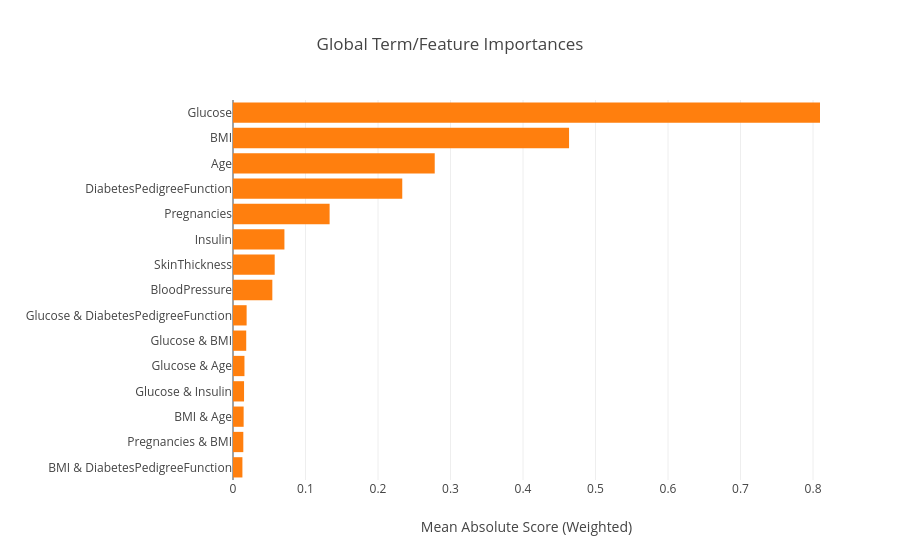
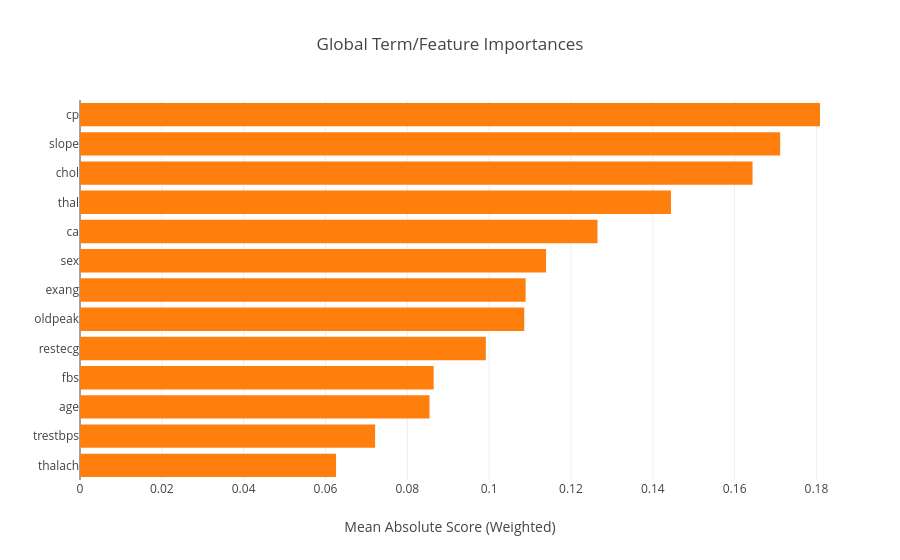
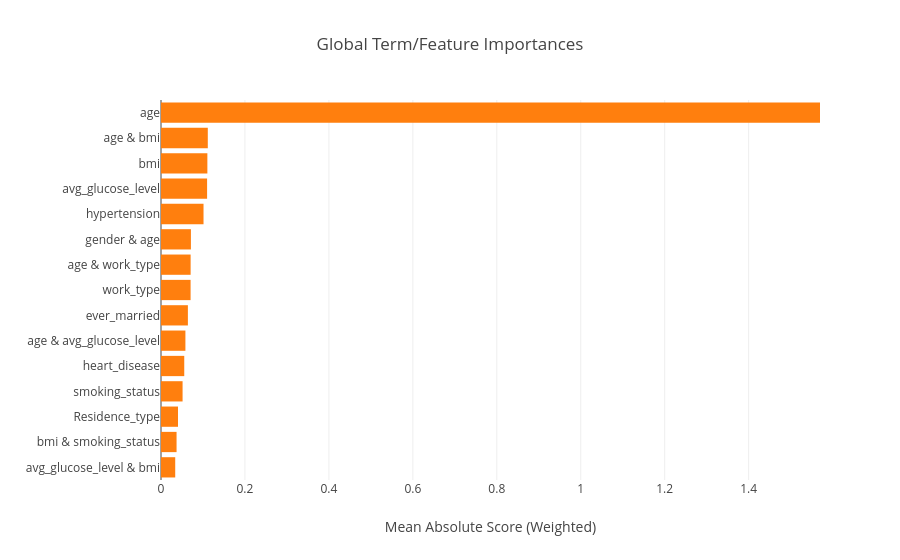

The code cell stored with these charts, in order, in its notebook:
### Code cell
print("🌍 Generating Global Explanation plots (Population-Level Insights)...")
print("-" * 60)

for name, model in trained_models.items():
    # 1. 產生全域解釋物件
    ebm_global = model.explain_global(name=f"{name} Global Analysis")
    
    # 2. 直接呼叫視覺化並顯示 (靜態條形圖)
    print(f"📊 Dataset: {name} | Overall Feature Importance")
    
    # visualize() 會渲染出該資料集的特徵權重排名
    ebm_global.visualize().show()
    
    print("-" * 60)

print("✅ All global feature importance charts have been generated.")

### Figure 1 — Plotly figure (JSON) as saved in the notebook; plotly's stock layout.template omitted (floating-point values rounded to 4 significant figures)
{"data": [{"marker": {"color": ["#ff7f0e", "#ff7f0e", "#ff7f0e", "#ff7f0e", "#ff7f0e", "#ff7f0e", "#ff7f0e", "#ff7f0e", "#ff7f0e", "#ff7f0e", "#ff7f0e", "#ff7f0e", "#ff7f0e", "#ff7f0e", "#ff7f0e"]}, "orientation": "h", "type": "bar", "x": [0.01298, 0.01423, 0.01468, 0.01524, 0.01581, 0.01825, 0.01878, 0.05425, 0.05751, 0.07093, 0.1333, 0.2334, 0.2782, 0.4635, 0.8096], "y": ["BMI & DiabetesPedigreeFunction", "Pregnancies & BMI", "BMI & Age", "Glucose & Insulin", "Glucose & Age", "Glucose & BMI", "Glucose & DiabetesPedigreeFunction", "BloodPressure", "SkinThickness", "Insulin", "Pregnancies", "DiabetesPedigreeFunction", "Age", "BMI", "Glucose"]}], "layout": {"title": {"text": "Global Term/Feature Importances"}, "xaxis": {"range": [0, 0.8096], "title": {"text": "Mean Absolute Score (Weighted)"}}, "yaxis": {"automargin": true, "dtick": 1, "title": {"text": ""}}}}

### Figure 2 — Plotly figure (JSON) as saved in the notebook; plotly's stock layout.template omitted (floating-point values rounded to 4 significant figures)
{"data": [{"marker": {"color": ["#ff7f0e", "#ff7f0e", "#ff7f0e", "#ff7f0e", "#ff7f0e", "#ff7f0e", "#ff7f0e", "#ff7f0e", "#ff7f0e", "#ff7f0e", "#ff7f0e", "#ff7f0e", "#ff7f0e"]}, "orientation": "h", "type": "bar", "x": [0.06259, 0.07213, 0.08543, 0.08644, 0.09919, 0.1086, 0.1089, 0.1139, 0.1265, 0.1445, 0.1644, 0.1711, 0.1809], "y": ["thalach", "trestbps", "age", "fbs", "restecg", "oldpeak", "exang", "sex", "ca", "thal", "chol", "slope", "cp"]}], "layout": {"title": {"text": "Global Term/Feature Importances"}, "xaxis": {"range": [0, 0.1809], "title": {"text": "Mean Absolute Score (Weighted)"}}, "yaxis": {"automargin": true, "dtick": 1, "title": {"text": ""}}}}

### Figure 3 — Plotly figure (JSON) as saved in the notebook; plotly's stock layout.template omitted (floating-point values rounded to 4 significant figures)
{"data": [{"marker": {"color": ["#ff7f0e", "#ff7f0e", "#ff7f0e", "#ff7f0e", "#ff7f0e", "#ff7f0e", "#ff7f0e", "#ff7f0e", "#ff7f0e", "#ff7f0e", "#ff7f0e", "#ff7f0e", "#ff7f0e", "#ff7f0e", "#ff7f0e"]}, "orientation": "h", "type": "bar", "x": [0.03387, 0.03708, 0.04055, 0.05142, 0.05539, 0.05814, 0.06405, 0.0705, 0.07057, 0.07126, 0.1013, 0.1098, 0.1105, 0.1115, 1.57], "y": ["avg_glucose_level & bmi", "bmi & smoking_status", "Residence_type", "smoking_status", "heart_disease", "age & avg_glucose_level", "ever_married", "work_type", "age & work_type", "gender & age", "hypertension", "avg_glucose_level", "bmi", "age & bmi", "age"]}], "layout": {"title": {"text": "Global Term/Feature Importances"}, "xaxis": {"range": [0, 1.57], "title": {"text": "Mean Absolute Score (Weighted)"}}, "yaxis": {"automargin": true, "dtick": 1, "title": {"text": ""}}}}
